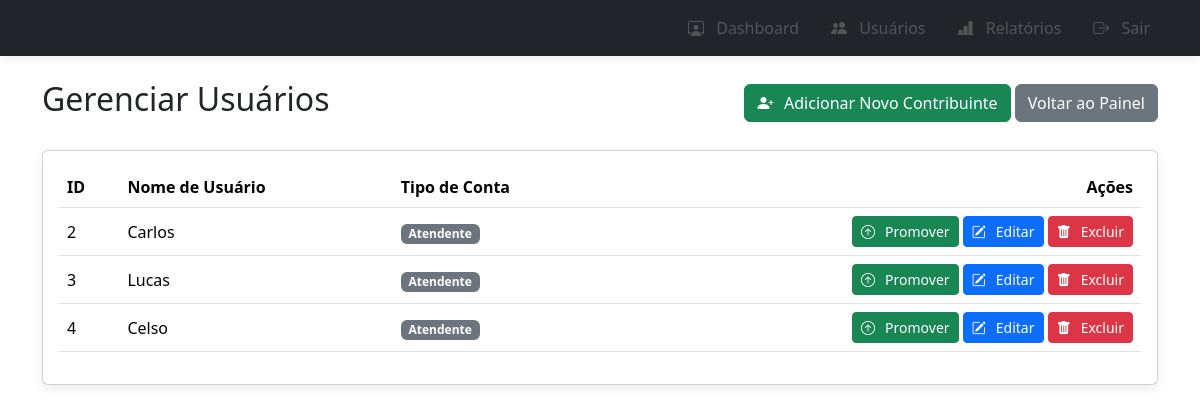
Page /admin/users (signed in) on the committed database.
### app/models.py (models this page shows, shortened)
class User(db.Model, UserMixin):
    __tablename__ = 'users'
    id = db.Column(db.Integer, primary_key=True)
    username = db.Column(db.String(64), unique=True, nullable=False, index=True)
    password_hash = db.Column(db.String(256))
    is_supervisor = db.Column(db.Boolean, default=False, nullable=False)
    interactions = db.relationship('Interaction', backref='user', lazy='dynamic')

### app/routes.py (the view)
@bp.route('/admin/users')
@login_required
def user_management():
    if not current_user.is_supervisor:
        flash('Acesso negado.', 'danger')
        return redirect(url_for('main.index'))
    users = User.query.filter(User.id != current_user.id).all()
    return render_template('admin/user_management.html', users=users)

### app/models.py (called while the page is built)
@login_manager.user_loader
def load_user(user_id):
    return User.query.get(user_id)

### app/templates/admin/user_management.html (shortened to what this page needs)
{% extends "base.html" %}
{% block content %}
<div class="d-flex justify-content-between align-items-center mb-4">
    <h2>Gerenciar Usuários</h2>
    <div>
        <a href="{{ url_for('main.add_user') }}" class="btn btn-success"><i class="bi bi-person-plus-fill"></i> Adicionar Novo Contribuinte</a>
        <a href="{{ url_for('main.admin_dashboard') }}" class="btn btn-secondary">Voltar ao Painel</a>
    </div>
</div>
<div class="card">
    <div class="card-body">
        <div class="table-responsive">
            <table class="table table-hover align-middle">
                <thead>
                    <tr>
                        <th>ID</th>
                        <th>Nome de Usuário</th>
                        <th>Tipo de Conta</th>
                        <th class="text-end">Ações</th>
                    </tr>
                </thead>
                <tbody>
                    {% for user in users %}
                    <tr>
                        <td>{{ user.id }}</td>
                        <td>{{ user.username }}</td>
                        <td>
                            {% if user.is_supervisor %}
                                <span class="badge bg-success">Administrador</span>
                            {% else %}
                                <span class="badge bg-secondary">Atendente</span>
                            {% endif %}
                        </td>
                        <td class="text-end">
                            <form action="{{ url_for('main.toggle_admin', user_id=user.id) }}" method="POST" class="d-inline">
                                {% if user.is_supervisor %}
                                    <button type="submit" class="btn btn-secondary btn-sm"><i class="bi bi-arrow-down-circle"></i> Rebaixar</button>
                                {% else %}
                                    <button type="submit" class="btn btn-success btn-sm"><i class="bi bi-arrow-up-circle"></i> Promover</button>
                                {% endif %}
                            </form>
                            <a href="{{ url_for('main.edit_user', user_id=user.id) }}" class="btn btn-primary btn-sm"><i class="bi bi-pencil-square"></i> Editar</a></a>
                            <button type="button" class="btn btn-danger btn-sm" data-bs-toggle="modal" data-bs-target="#deleteUserModal{{ user.id }}"><i class="bi bi-trash-fill"></i> Excluir</button>
                        </td>
                    </tr>
                    {% endfor %}
                </tbody>
            </table>
        </div>
    </div>
</div>
{% endblock %}

### app/static/css/style.css (style rules this page uses)
:root { --cor-primaria: #4A90E2; --cor-primaria-hover: #357ABD; --cor-sucesso: #28a745; --cor-aviso: #ffc107; --cor-perigo: #dc3545; --cor-fundo: #f4f7f6; --cor-navbar: #2c3e50; --raio-borda: 0.5rem; }
body { font-family: 'Poppins', sans-serif; background-color: var(--cor-fundo); }
.card { border: none; border-radius: var(--raio-borda); box-shadow: 0 4px 12px rgba(0, 0, 0, 0.08); transition: all 0.3s ease; }
.btn { border-radius: var(--raio-borda); font-weight: 500; transition: all 0.2s ease; }
.btn-primary { background-color: var(--cor-primaria); border-color: var(--cor-primaria); }
.btn i { margin-right: 0.4rem; }

### rows in the picture
User: id "2", username "Carlos", is_supervisor "Atendente"
User: id "3", username "Lucas", is_supervisor "Atendente"
User: id "4", username "Celso", is_supervisor "Atendente"
